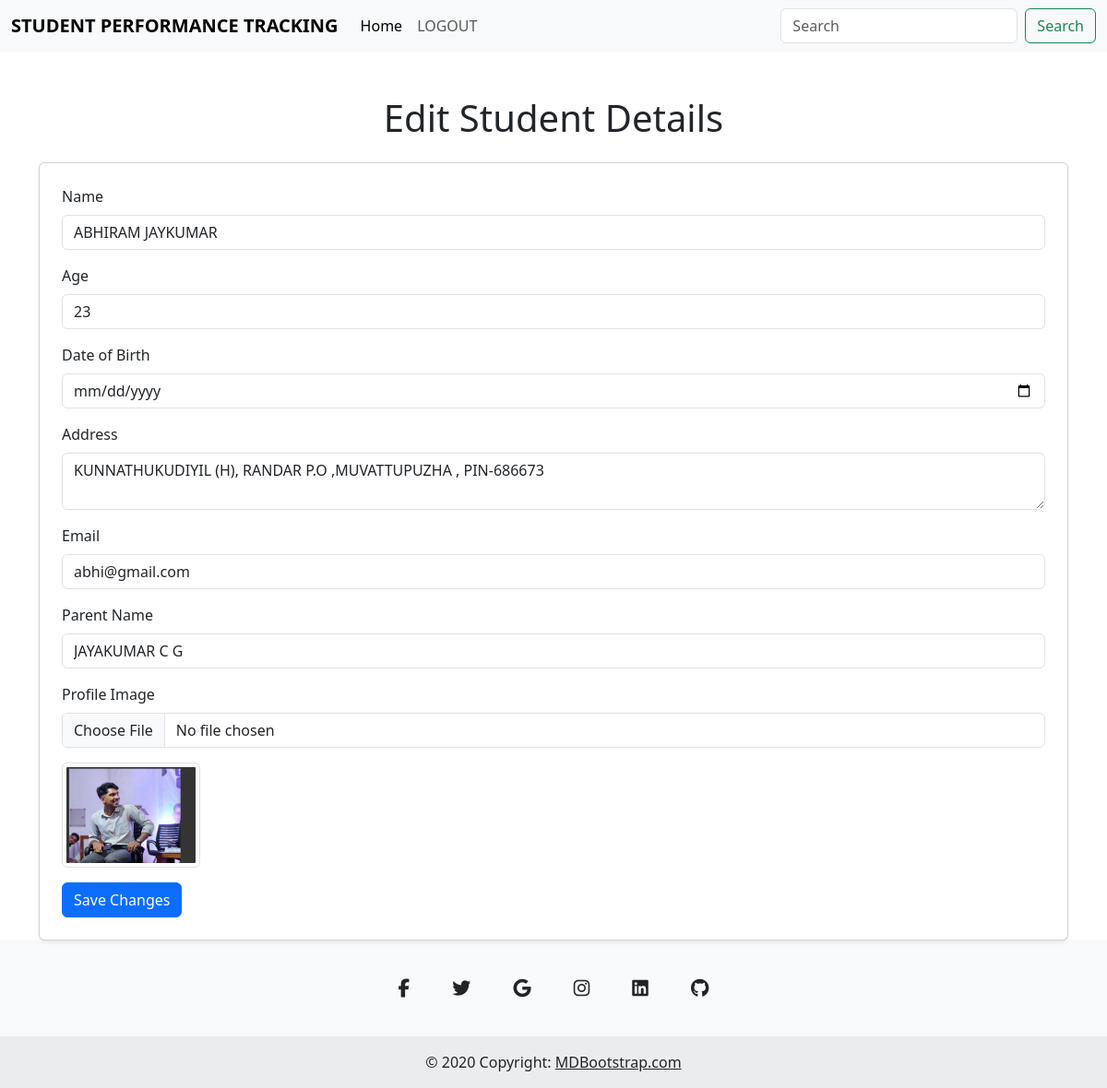
Screenshot of /Student/edit/ (signed in) with the database file from the repository.
### faculty/models.py (models this page shows)
class Student(models.Model):
    name =models.CharField(max_length=100)
    age = models.IntegerField()
    dob = models.DateField()
    address = models.TextField()
    email = models.EmailField(unique=True)
    image = models.ImageField(upload_to='student_images/')
    parent_name = models.CharField(max_length=100)
    password = models.CharField(max_length=100)

### Student/views.py (the view, shortened to what this page needs)
# urls.py: path('edit/', views.edit_student_details, name='edit_student_details'),
def edit_student_details(request):
    student_id = request.session.get('sid')
    if student_id:
        student = Student.objects.get(id=student_id)
        return render(request, 'Student/edit_student_details.html', {'student': student})
    else:
        return redirect('Student:Login')

### Student/templates/Student/edit_student_details.html (shortened to what this page needs)
<!DOCTYPE html>
<html lang="en">
<head>
    <link href="https://cdn.jsdelivr.net/npm/bootstrap@5.3.0/dist/css/bootstrap.min.css" rel="stylesheet">
    <link href="https://cdn.jsdelivr.net/npm/bootstrap@5.3.3/dist/css/bootstrap.min.css" rel="stylesheet"
>
</head>
<body>
      <nav class="navbar navbar-expand-lg navbar-light bg-light">
        <div class="container-fluid">
            <a class="navbar-brand" href="{% url 'Student:Student_home' %}"><b>STUDENT PERFORMANCE TRACKING</b> </a>
            <div class="collapse navbar-collapse" id="navbarScroll">
                <ul class="navbar-nav me-auto my-2 my-lg-0 navbar-nav-scroll" style="--bs-scroll-height: 100px;">
                    <li class="nav-item">
                        <a class="nav-link active" aria-current="page" href="{% url 'Student:Student_home'%}">Home</a>
                    </li>
                    <li class="nav-item">
                        <a class="nav-link" href="{% url 'Administrator:index' %}">LOGOUT</a>
                    </li>
                        </ul>
                <form class="d-flex">
                    <input class="form-control me-2" type="search" placeholder="Search" aria-label="Search">
                    <button class="btn btn-outline-success" type="submit">Search</button>
                </form>
            </div>
        </div>
    </nav>
    <div class="container mt-5">
        <h1 class="text-center mb-4">Edit Student Details</h1>
        <div class="card p-4 shadow-sm">
            <form method="post" enctype="multipart/form-data">
                <div class="mb-3">
                    <label for="name" class="form-label">Name</label>
                    <input type="text" class="form-control" id="name" name="name" value="{{ student.name }}">
                </div>
                <div class="mb-3">
                    <label for="age" class="form-label">Age</label>
                    <input type="number" class="form-control" id="age" name="age" value="{{ student.age }}">
                </div>
                <div class="mb-3">
                    <label for="dob" class="form-label">Date of Birth</label>
                    <input type="date" class="form-control" id="dob" name="dob" value="{{ student.dob }}">
                </div>
                <div class="mb-3">
                    <label for="address" class="form-label">Address</label>
                    <textarea class="form-control" id="address" name="address">{{ student.address }}</textarea>
                </div>
                <div class="mb-3">
                    <label for="email" class="form-label">Email</label>
                    <input type="email" class="form-control" id="email" name="email" value="{{ student.email }}">
                </div>
                <div class="mb-3">
                    <label for="parent_name" class="form-label">Parent Name</label>
                    <input type="text" class="form-control" id="parent_name" name="parent_name" value="{{ student.parent_name }}">
                </div>
                <div class="mb-3">
                    <label for="image" class="form-label">Profile Image</label>
                    <input type="file" class="form-control" id="image" name="image">
                    {% if student.image %}
                    <img src="{{ student.image.url }}" alt="Profile Image" class="img-thumbnail mt-3" width="150">
                    {% endif %}
                </div>
                <button type="submit" class="btn btn-primary">Save Changes</button>
            </form>
        </div>
    </div>
 <footer class="text-center bg-body-tertiary">
    <div class="container pt-4">
      <section class="mb-4">
        <a
          data-mdb-ripple-init
          class="btn btn-link btn-floating btn-lg text-body m-1"
          href="#!"
          role="button"
          data-mdb-ripple-color="dark"
          ><i class="fab fa-facebook-f"></i
        ></a>
        <a
          data-mdb-ripple-init
          class="btn btn-link btn-floating btn-lg text-body m-1"
          href="#!"
          role="button"
          data-mdb-ripple-color="dark"
          ><i class="fab fa-twitter"></i
        ></a>
        <a
          data-mdb-ripple-init
          class="btn btn-link btn-floating btn-lg text-body m-1"
          href="#!"
          role="button"
          data-mdb-ripple-color="dark"
          ><i class="fab fa-google"></i
        ></a>
        <a
          data-mdb-ripple-init
          class="btn btn-link btn-floating btn-lg text-body m-1"
          href="#!"
          role="button"
          data-mdb-ripple-color="dark"
          ><i class="fab fa-instagram"></i
        ></a>
        <a
          data-mdb-ripple-init
          class="btn btn-link btn-floating btn-lg text-body m-1"
          href="#!"
          role="button"
          data-mdb-ripple-color="dark"
          ><i class="fab fa-linkedin"></i
        ></a>
        <a
          data-mdb-ripple-init
          class="btn btn-link btn-floating btn-lg text-body m-1"
          href="#!"
          role="button"
          data-mdb-ripple-color="dark"
          ><i class="fab fa-github"></i
        ></a>
      </section>
    </div>
    <div class="text-center p-3" style="background-color: rgba(0, 0, 0, 0.05);">
      © 2020 Copyright:
      <a class="text-body" href="https://mdbootstrap.com/">MDBootstrap.com</a>
    </div>
  </footer>
</body>
</html>

### rows the page displays
Student: name "ABHIRAM JAYKUMAR", age "23", address "KUNNATHUKUDIYIL (H), RANDAR P.O ,MUVATTUPUZHA , PIN-686673", email "abhi@gmail.com", parent_name "JAYAKUMAR C G", image (picture)
